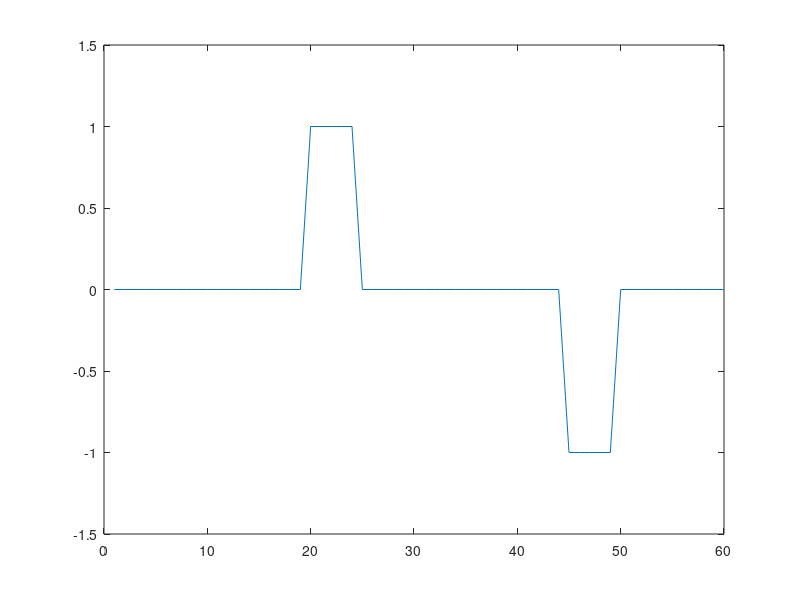

Write the MATLAB code that produced this figure.
%% Question 1
clc 
clear all
close all

N = 2000;
m = 4;

p1 = 0.95*exp(0.1*pi*j);
p2 = conj(p1);

p3 = 0.98*exp(0.45*pi*j);
p4 = conj(p3);

a1 = conv([1 -p1], [1 -p2]);
a2 = conv([1 -p3], [1 -p4]);

a = conv(a1, a2);

e = randn(1,N);

x = filter(1, a, e);

w = hamming(N)';

xw = x.*w;

A = lpc(xw,m);

R0 = sum(xw.*xw);
R1 = sum(xw(1:end-1).*xw(2:end));
R2 = sum(xw(1:end-2).*xw(3:end));
R3 = sum(xw(1:end-3).*xw(4:end));
R4 = sum(xw(1:end-4).*xw(5:end));

R = [R0 R1 R2 R3; R1 R0 R1 R2; R2 R1 R0 R1; R3 R2 R1 R0];
r = [R1; R2; R3; R4];

A_sol = inv(R)*r;

A_sol
A

%% Question 2
clc
clear all
close all
N = 10000;
e = randn(1, N);
h = [zeros(1,20) ones(1,5) zeros(1,20) -ones(1,5)];

y = filter(h, 1, e);

%% Question 3
clc
clear all
close all

Fe = 16000;
N = floor(1*Fe);
n = 0: N-1

x = sin(2*pi*60*n/Fe)+sin(2*pi*1000*n/Fe);

L = 256;
LW = L*2;
N_trames = floor(Fe/N)-1;
w = sqrt(hanning(LW))';

ptr = 1;
mem_synthese = zeros(1, L);
bloc_avant_fft = zeros(1, LW);
bloc_apres_ifft = zeros(1,LW);
signal_filtre = zeros(1, N);

for trames = 1 : N_trames
   new_frame = x(ptr:ptr+L-1); 

   bloc_avant_fft(end/2+1:end) = new_frame;
   xw = bloc_avant_fft .* w;
end

%% Question 1
clc
clear all
close all

N = 2000;
m = 4;

p1 = 0.95*exp(0.1*pi*j);
p2 = conj(p1);

p3 = 0.98*exp(0.45*pi*j);
p4 = conj(p3);

a1 = real(conv([1 -p1], [1 -p2]));
a2 = real(conv([1 -p3], [1 -p4]));
a = conv(a1, a2);

e = randn(1, N);

x = filter(1, a, e);

w = hamming(N)';

xw = x .* w;

A = lpc(xw, m);

R0 = sum(xw.*xw);
R1 = sum(xw(1:end-1).*xw(2:end));
R2 = sum(xw(1:end-2).*xw(3:end));
R3 = sum(xw(1:end-3).*xw(4:end));
R4 = sum(xw(1:end-4).*xw(5:end));

R = [R0 R1 R2 R3; R1 R0 R1 R2; R2 R1 R0 R1; R3 R2 R1 R0];
r = [R1;R2;R3;R4];

A_sol = inv(R)*r;

%% Question 2
clc
clear all
close all

N = 10000;
h = [zeros(1,20) ones(1,5) zeros(1,20) -ones(1,5)];

x = randn(1, N);
m = 60;
A_LMS = randn(1,m);
Alpha = 0.001;

y = filter(h,1,x);

for ech = m+1 : N
    pred = A_LMS * x(ech-1:-1:ech-m)';
    e = y(ech) - pred;
    A_LMS = A_LMS + 2*Alpha*e*x(ech-1:-1:ech-m);
end

figure(1)
plot(A_LMS)

%% Question 2
clc
clear all
close all

N = 10000;
x = randn(1, N);

h = [zeros(1,20) ones(1,5) zeros(1,20) -ones(1,5)];

Alpha = 10/N;
m = 60;

y = filter(h, 1, x);
A_LMS = randn(1,m);

for ech = m+1:N
    pred = A_LMS * x(ech-1:-1:ech-m)';
    e = y(ech)-pred;
    A_LMS = A_LMS + 2*Alpha*x(ech-1:-1:ech-m)*e;
end

figure(1)
plot(A_LMS)


%% Question 1
clc
clear all
close all

N = 2000;
m = 4;

p1 = 0.95*exp(0.1*j*pi);
p2 = conj(p1);

p3 = 0.98*exp(0.45*pi*j);
p4 = conj(p3);

a1 = real(conv([1 -p1], [1 -p2]));
a2 = real(conv([1 -p3], [1 -p4]));
a = conv(a1,a2);

e = randn(1,N);
x = filter(1,a,e);

w = hamming(N)';

xw = x .* w;

A = lpc(xw, m);
